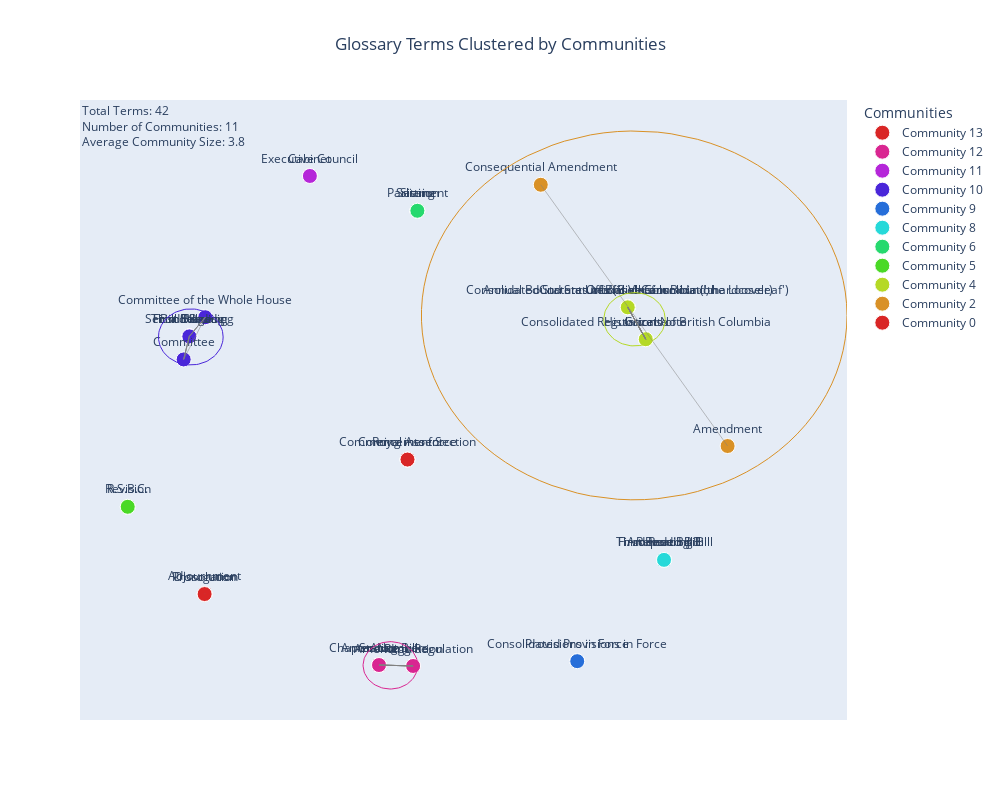

Source (notebook cell):
### Code cell
import pandas as pd
import numpy as np
import plotly.graph_objects as go
from sklearn.manifold import MDS
from sklearn.preprocessing import StandardScaler
import networkx as nx
from collections import defaultdict

def create_cluster_visualization(data, method='mds'):
    """
    Create an interactive cluster visualization of communities showing glossary terms
    
    Args:
        data: List of dictionaries containing community data
        method: Dimensionality reduction method ('mds' or 'custom')
    """
    df = pd.DataFrame(data)
    
    # Create a similarity matrix based on community membership
    def calculate_similarity(row1, row2):
        # Check final community similarity
        final_sim = 1 if row1['communityId'] == row2['communityId'] else 0
        # Check intermediate community similarity
        inter_sim = sum(i1 == i2 for i1, i2 in zip(row1['intermediateCommunityIds'], 
                                                  row2['intermediateCommunityIds'])) / len(row1['intermediateCommunityIds'])
        return (final_sim + inter_sim) / 2

    n = len(df)
    similarity_matrix = np.zeros((n, n))
    for i in range(n):
        for j in range(n):
            similarity_matrix[i,j] = calculate_similarity(df.iloc[i], df.iloc[j])
    
    # Convert similarity to distance
    distance_matrix = 1 - similarity_matrix
    
    # Use MDS to get 2D coordinates
    mds = MDS(n_components=2, dissimilarity='precomputed', random_state=42)
    coords = mds.fit_transform(distance_matrix)
    
    # Create color mapping for communities
    unique_communities = sorted(df['communityId'].unique())
    colors = [f'hsl({h},70%,50%)' for h in np.linspace(0, 360, len(unique_communities))]
    color_map = dict(zip(unique_communities, colors))
    
    # Create hover text
    hover_text = []
    for idx, row in df.iterrows():
        intermediate_comms = ', '.join(map(str, row['intermediateCommunityIds']))
        text = f"Term: {row['name']}<br>" + \
               f"Final Community: {row['communityId']}<br>" + \
               f"Intermediate Communities: {intermediate_comms}"
        hover_text.append(text)
    
    # Create scatter plot for each community
    fig = go.Figure()
    
    # Add traces for each community
    for comm in unique_communities:
        mask = df['communityId'] == comm
        
        # Add nodes
        fig.add_trace(go.Scatter(
            x=coords[mask, 0],
            y=coords[mask, 1],
            mode='markers+text',
            name=f'Community {comm}',
            text=df[mask]['name'],
            hovertext=[hover_text[i] for i, m in enumerate(mask) if m],
            hoverinfo='text',
            textposition="top center",
            marker=dict(
                size=15,
                color=color_map[comm],
                line=dict(width=1, color='white')
            )
        ))
        
        # Add a transparent circle encompassing the community
        comm_coords = coords[mask]
        if len(comm_coords) > 0:
            center = comm_coords.mean(axis=0)
            radius = np.max(np.linalg.norm(comm_coords - center, axis=1)) * 1.2
            
            theta = np.linspace(0, 2*np.pi, 100)
            circle_x = center[0] + radius * np.cos(theta)
            circle_y = center[1] + radius * np.sin(theta)
            
            fig.add_trace(go.Scatter(
                x=circle_x,
                y=circle_y,
                mode='lines',
                name=f'Community {comm} boundary',
                line=dict(color=color_map[comm], width=1),
                fill='tonexty',
                fillcolor=color_map[comm].replace('50%', '20%'),  # More transparent
                showlegend=False,
                hoverinfo='skip'
            ))
    
    # Add edges between terms that share intermediate communities
    for i in range(len(df)):
        for j in range(i+1, len(df)):
            if any(x == y for x, y in zip(df.iloc[i]['intermediateCommunityIds'], 
                                        df.iloc[j]['intermediateCommunityIds'])):
                fig.add_trace(go.Scatter(
                    x=[coords[i,0], coords[j,0]],
                    y=[coords[i,1], coords[j,1]],
                    mode='lines',
                    line=dict(color='gray', width=0.5),
                    showlegend=False,
                    hoverinfo='skip'
                ))
    
    # Update layout
    fig.update_layout(
        title="Glossary Terms Clustered by Communities",
        title_x=0.5,
        showlegend=True,
        legend_title="Communities",
        width=1000,
        height=800,
        hovermode='closest',
        xaxis=dict(showgrid=False, zeroline=False, showticklabels=False),
        yaxis=dict(showgrid=False, zeroline=False, showticklabels=False)
    )
    
    # Add summary annotations
    summary_text = f"Total Terms: {len(df)}<br>" + \
                  f"Number of Communities: {len(unique_communities)}<br>" + \
                  f"Average Community Size: {len(df)/len(unique_communities):.1f}"
    
    fig.add_annotation(
        text=summary_text,
        xref="paper", yref="paper",
        x=0, y=1,
        showarrow=False,
        font=dict(size=12),
        align="left"
    )
    
    return fig

def analyze_community_relationships(data):
    """
    Analyze and return statistics about community relationships
    """
    df = pd.DataFrame(data)
    
    # Calculate community overlap statistics
    overlaps = defaultdict(int)
    for i in range(len(df)):
        for j in range(i+1, len(df)):
            row1, row2 = df.iloc[i], df.iloc[j]
            if any(x == y for x, y in zip(row1['intermediateCommunityIds'], 
                                        row2['intermediateCommunityIds'])):
                key = tuple(sorted([row1['communityId'], row2['communityId']]))
                overlaps[key] += 1
    
    # Create summary DataFrame
    overlap_df = pd.DataFrame([
        {'Community1': k[0], 
         'Community2': k[1], 
         'Overlap_Count': v}
        for k, v in overlaps.items()
    ])
    
    return overlap_df

# Example usage:
fig = create_cluster_visualization(data)
fig.show()

# Print community relationship analysis
overlap_df = analyze_community_relationships(data)
print("\nCommunity Overlap Analysis:")
print(overlap_df.sort_values('Overlap_Count', ascending=False))
